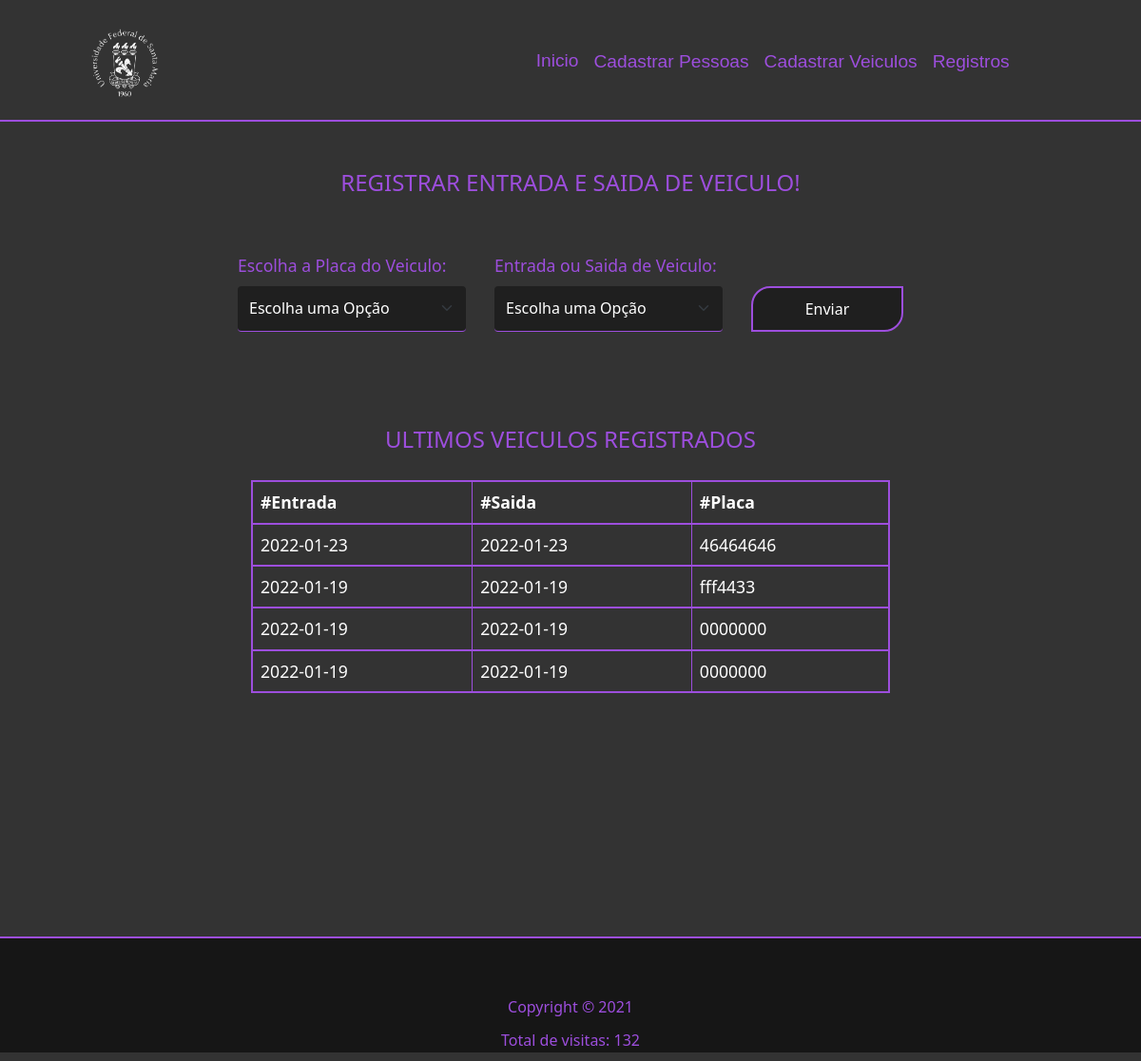
Before: / with the older database file.
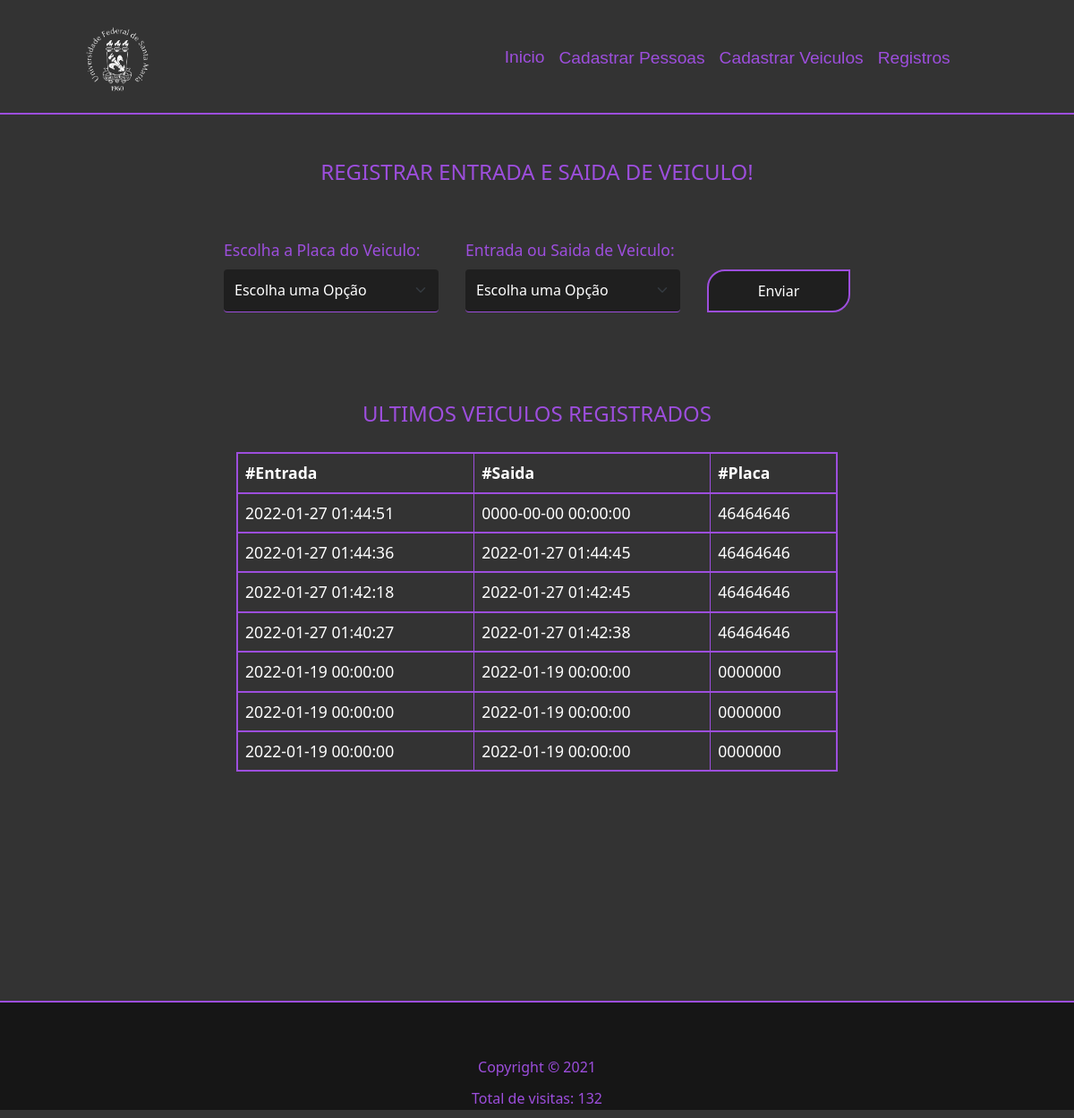
After: the same page with the newer database file.
### tables this page shows
CREATE TABLE IF NOT EXISTS `registro` (
  `codigo_registro` int NOT NULL AUTO_INCREMENT,
  `data_chegada` datetime NOT NULL,
  `data_saida` datetime NOT NULL,
  `cod_veiculo` int NOT NULL,
  PRIMARY KEY (`codigo_registro`),
  KEY `cod_veiculo_fk` (`cod_veiculo`)
);

### index.php (the view, shortened to what this page needs)
<?php
include('php/conexao.php');
?>
<!DOCTYPE html>
<html lang="pt-br">
<head>
  <link href="https://cdn.jsdelivr.net/npm/bootstrap@5.1.3/dist/css/bootstrap.min.css" rel="stylesheet"
 />
  <link rel="stylesheet" href="css/home.css" />
  <link rel="stylesheet" href="css/tabela-registro.css" />
</head>
<body>
  <header class="cabecalho">
    <nav class="navbar navbar-expand-md navbar-light">
      <div class="container-fluid">
        <a class="navbar-brand" href="index.php"><img src="img/UFSM_secundario.png" alt=""></a>
        <div class="collapse navbar-collapse justify-content-end" id="navbarNav">
          <ul class="navbar-nav mr-auto">
            <li class="nav-item">
              <a class="nav-link active" aria-current="page" href="index.php">Inicio</a>
            </li>
            <li class="nav-item">
              <a class="nav-link" href="cadastro-pessoa.php">Cadastrar Pessoas</a>
            </li>
            <li class="nav-item">
              <a class="nav-link" href="cadastro-veiculo.php">Cadastrar Veiculos</a>
            </li>
            <li class="nav-item">
              <a class="nav-link" href="registros.php">Registros</a>
            </li>
          </ul>
        </div>
      </div>
    </nav>
  </header>
  <section class="corpo">
    <div class="container-fluid">
      <div>
        <h4>REGISTRAR ENTRADA E SAIDA DE VEICULO!</h4>
      </div>
      <div class="registro-veiculo">
        <form id="formulario" name="formulario" action="php/save_in_out.php" method="POST">
          <div>
            <label for="" class="form-label">Escolha a Placa do Veiculo:</label>
            <select class="form-select" id="placa_veiculo" name="codigo_veiculo" aria-label="Default select example">
              <option selected value="0">Escolha uma Opção</option>
            </select>
          </div>
          <div>
            <label for="" class="form-label">Entrada ou Saida de Veiculo:</label>
            <select class="form-select" id="entrada_saida" name="entrada_saida" aria-label="Default select example">
              <option selected value="0">Escolha uma Opção</option>
            </select>
          </div>
          <div>
            <button id="enviar" type="submit" class="btn btn-outline-secondary">Enviar</button>
          </div>
        </form>
      </div>
      <div class="ultimos-registros">
        <h4>ULTIMOS VEICULOS REGISTRADOS</h4>
          <div class="tabela_registros">
            <table class="table table-bordered">
                <thead>
                  <tr>
                    <th scope="col">#Entrada</th>
                    <th scope="col">#Saida</th>
                    <th scope="col">#Placa</th>
                  </tr>
                </thead>
                <tbody>
                  <tr>
                    <?php
                      $result = mysqli_query($conexao,"SELECT * FROM `registro`, `ve??culo`
                          where `ve??culo`.codigo_veiculo = registro.cod_veiculo
                          order by registro.codigo_registro desc;");
                      while ($row = $result->fetch_assoc()) {
                    ?>
                    <td>
                      <?php echo $row['data_chegada'];?>
                    </td>
                    <td>
                      <?php echo $row['data_saida'] ;?>
                    </td>
                    <td>
                     <?php echo $row['placa'] ;?>
                    </td>
                  </tr>
                  <?php } ?>
                </tbody>
            </table>
          </div>
      </div>
    </div>
  </section>
  <footer class="rodape">
    <div class="container-fluid">
      <p> Copyright © 2021 </p>
      <p> Total de visitas: <?php include "contador.php"; ?> </p>
    </div>
  </footer>
</body>
</html>

### contador.php (shortened to what this page needs)
<?php
$arquivo = "reg.txt";
$handle = fopen($arquivo, 'r+');
$data = fread($handle, 512);
$contador = $data + 1;
echo ($contador);
?>

### css/home.css (style rules this page uses)
* { padding: 0px; margin: 0px; box-sizing: border-box; }
body { background-color: #333; }
.cabecalho { display: flex; justify-content: center; margin: 0.5% 0%; border-bottom: 2px solid #9d4edd; }
.cabecalho .navbar { width: 90vw; padding: 1%; }
.navbar-brand img { width: 90px; height: auto; padding-left: 5%; }
.navbar-collapse { background-color: #333; }
.collapse ul { padding-right: 5%; }
.nav-item .nav-link { font-size: 1.2em; font-family: Arial, Helvetica, sans-serif; font-weight: 500; color: #9d4edd !important; padding: 1%; }
.corpo { background-color: #333; border-bottom: 2px solid #9d4edd; width: 100%; padding-bottom: 15%; }
.corpo .container-fluid { display: flex; flex-direction: column; width: 80vw; align-items: center; padding: 2% 0% 5% 0%; }
.corpo .container-fluid h4 { color: #9d4edd; padding: 20px 0px; text-align: center; }
.ultimos-registros { width: 70%; margin-top: 5%; }
.registro-veiculo #formulario { display: flex; flex-direction: row; justify-content: center; align-items: flex-end; margin-top: 3%; margin-bottom: 3%; }
.registro-veiculo #formulario div { padding: 10px 15px; }
.registro-veiculo #formulario label { color: #9d4edd; font-size: 1.1rem; }
.registro-veiculo #formulario select { background-color: rgba(0, 0, 0, 0.400); color: white; width: 15rem; height: 3rem; border: 1px solid #9d4edd; border-top: none; border-left: none; border-right: none; }
.registro-veiculo #formulario option { border-radius: 10px; font-weight: 500; }
.registro-veiculo #formulario button { background-color: rgba(0, 0, 0, 0.400); color: white; font-size: 1rem; width: 10rem; height: 3rem; border: 2px solid #9d4edd; border-radius: 20px 0px 20px 0px; }
.rodape { background-color: rgb(22, 22, 22); padding: 5% 0% 5% 0%; height: 15vh; }
.rodape .container-fluid { display: flex; flex-direction: column; width: 90vw; justify-content: center; align-items: center; }
.rodape .container-fluid p { color: #9d4edd; font-size: 1rem; margin-bottom: 1%; }

### css/tabela-registro.css (style rules this page uses)
.ultimos-registros .tabela_registros table { border: 2px solid #9d4edd; color: white; }
.ultimos-registros .tabela_registros thead { font-size: 1.3rem; color: white; }
.ultimos-registros .tabela_registros table tr { border: 2px solid #9d4edd; font-size: 1.1rem; }

Changed rows visible on the page:
removed registro: data_chegada "2022-01-23", data_saida "2022-01-23", cod_veiculo.placa "46464646"
removed registro: data_chegada "2022-01-19", data_saida "2022-01-19", cod_veiculo.placa "fff4433"
added registro: data_chegada "2022-01-27 01:44:51", data_saida "0000-00-00 00:00:00", cod_veiculo.placa "46464646"
added registro: data_chegada "2022-01-27 01:44:36", data_saida "2022-01-27 01:44:45", cod_veiculo.placa "46464646"
added registro: data_chegada "2022-01-27 01:42:18", data_saida "2022-01-27 01:42:45", cod_veiculo.placa "46464646"
added registro: data_chegada "2022-01-27 01:40:27", data_saida "2022-01-27 01:42:38", cod_veiculo.placa "46464646"
added registro: data_chegada "2022-01-19 00:00:00", data_saida "2022-01-19 00:00:00", cod_veiculo.placa "0000000"
changed registro (number 6 of 7 on the later page): data_chegada "2022-01-19" → "2022-01-19 00:00:00"; data_saida "2022-01-19" → "2022-01-19 00:00:00"
changed registro (number 7 of 7 on the later page): data_chegada "2022-01-19" → "2022-01-19 00:00:00"; data_saida "2022-01-19" → "2022-01-19 00:00:00"
